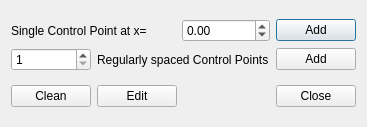
<ui version="4.0" >
 <class>AddCPointsDialog</class>
 <widget class="QDialog" name="AddCPointsDialog" >
  <property name="geometry" >
   <rect>
    <x>0</x>
    <y>0</y>
    <width>367</width>
    <height>127</height>
   </rect>
  </property>
  <property name="windowTitle" >
   <string>Add Control Points</string>
  </property>
  <layout class="QVBoxLayout" >
   <item>
    <layout class="QGridLayout" >
     <item row="0" column="0" colspan="2" >
      <widget class="QLabel" name="label" >
       <property name="text" >
        <string>Single Control Point at x=</string>
       </property>
      </widget>
     </item>
     <item row="0" column="2" >
      <widget class="QDoubleSpinBox" name="singleCPointXSB" >
       <property name="sizePolicy" >
        <sizepolicy vsizetype="Fixed" hsizetype="Preferred" >
         <horstretch>0</horstretch>
         <verstretch>0</verstretch>
        </sizepolicy>
       </property>
       <property name="minimumSize" >
        <size>
         <width>50</width>
         <height>0</height>
        </size>
       </property>
       <property name="minimum" >
        <double>-1000000000000000052504760255204420248704468581108159154915854115511802457988908195786371375080447864043704443832883878176942523235360430575644792184786706982848387200926575803737830233794788090059368953234970799945081119038967640880074652742780142494579258788820056842838115669472196386865459400540160.000000000000000</double>
       </property>
       <property name="maximum" >
        <double>1000000000000000052504760255204420248704468581108159154915854115511802457988908195786371375080447864043704443832883878176942523235360430575644792184786706982848387200926575803737830233794788090059368953234970799945081119038967640880074652742780142494579258788820056842838115669472196386865459400540160.000000000000000</double>
       </property>
      </widget>
     </item>
     <item row="0" column="3" >
      <widget class="QPushButton" name="addSingleCPointBT" >
       <property name="text" >
        <string>Add</string>
       </property>
      </widget>
     </item>
     <item row="1" column="0" >
      <widget class="QSpinBox" name="regEspCPointsSB" >
       <property name="sizePolicy" >
        <sizepolicy vsizetype="Fixed" hsizetype="Preferred" >
         <horstretch>0</horstretch>
         <verstretch>0</verstretch>
        </sizepolicy>
       </property>
       <property name="minimum" >
        <number>1</number>
       </property>
      </widget>
     </item>
     <item row="1" column="1" colspan="2" >
      <widget class="QLabel" name="label_2" >
       <property name="text" >
        <string>Regularly spaced Control Points</string>
       </property>
      </widget>
     </item>
     <item row="1" column="3" >
      <widget class="QPushButton" name="addRegEspCPointsBT" >
       <property name="text" >
        <string>Add</string>
       </property>
      </widget>
     </item>
    </layout>
   </item>
   <item>
    <layout class="QHBoxLayout" >
     <item>
      <widget class="QPushButton" name="cleanBT" >
       <property name="text" >
        <string>Clean</string>
       </property>
      </widget>
     </item>
     <item>
      <widget class="QPushButton" name="editBT" >
       <property name="text" >
        <string>Edit</string>
       </property>
      </widget>
     </item>
     <item>
      <spacer>
       <property name="orientation" >
        <enum>Qt::Horizontal</enum>
       </property>
       <property name="sizeHint" >
        <size>
         <width>40</width>
         <height>20</height>
        </size>
       </property>
      </spacer>
     </item>
     <item>
      <widget class="QDialogButtonBox" name="buttonBox" >
       <property name="orientation" >
        <enum>Qt::Horizontal</enum>
       </property>
       <property name="standardButtons" >
        <set>QDialogButtonBox::Close</set>
       </property>
      </widget>
     </item>
    </layout>
   </item>
  </layout>
 </widget>
 <resources/>
 <connections>
  <connection>
   <sender>buttonBox</sender>
   <signal>accepted()</signal>
   <receiver>AddCPointsDialog</receiver>
   <slot>accept()</slot>
   <hints>
    <hint type="sourcelabel" >
     <x>248</x>
     <y>254</y>
    </hint>
    <hint type="destinationlabel" >
     <x>157</x>
     <y>274</y>
    </hint>
   </hints>
  </connection>
  <connection>
   <sender>buttonBox</sender>
   <signal>rejected()</signal>
   <receiver>AddCPointsDialog</receiver>
   <slot>reject()</slot>
   <hints>
    <hint type="sourcelabel" >
     <x>316</x>
     <y>260</y>
    </hint>
    <hint type="destinationlabel" >
     <x>286</x>
     <y>274</y>
    </hint>
   </hints>
  </connection>
 </connections>
</ui>
